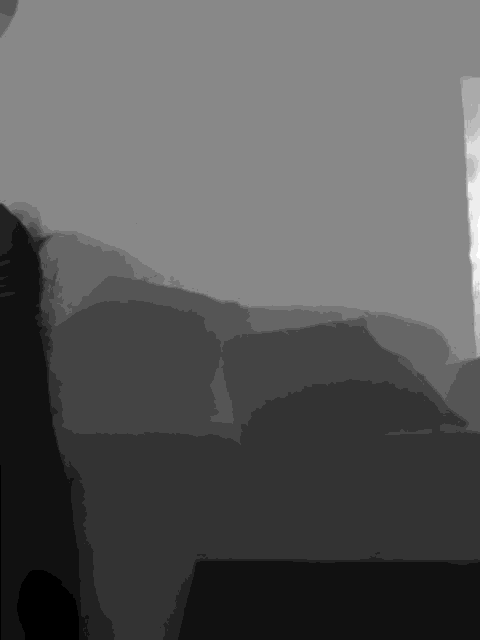
#> input picture notebooks/depth00001.png, 480 x 640 px, given in place of output.mov, which was not available
$ jupyter execute --allow-errors .ipynb   (text cells are left out)
#> lines starting #> are read from the running program, lines starting #| are printed output that depends on the picture; pictures that were not available may be replaced by others from this repository, and a replacement may not be noted
[cell 1]
import zlib
import numpy as np
import matplotlib.pyplot as plt
import cv2
from scipy import ndimage
import os, os.path
import json

[cell 2]
depth_path = './tmp/Depth'

# Depth data parameters
w = 640
h = 480

#> (a cell that did not finish here is left out)

#> (a cell that did not finish here is left out)

#> (a cell that did not finish here is left out)

#> (a cell that did not finish here is left out)

#> (a cell that did not finish here is left out)

[cell 8]
# FPS = 25 # TODO: figure out the correct fps
# fourcc = cv2.VideoWriter_fourcc(*'mpv4')
# out = cv2.VideoWriter('./depth_video.mp4',fourcc, FPS, (h,w))
depthPath = "./depth/"
imgpath = "./image/"

#> (the rest of this cell did not finish here and is left out)

#> (a cell that did not finish here is left out)

[cell 10]
vidcap = cv2.VideoCapture('output.mov')
success,image = vidcap.read()
#> image is the input picture: shape (640, 480, 3); min 0, max 15, mean 5.21
i = 1
while success:
    pixels = cv2.resize(image, dsize=(640, 480), interpolation=cv2.INTER_CUBIC)
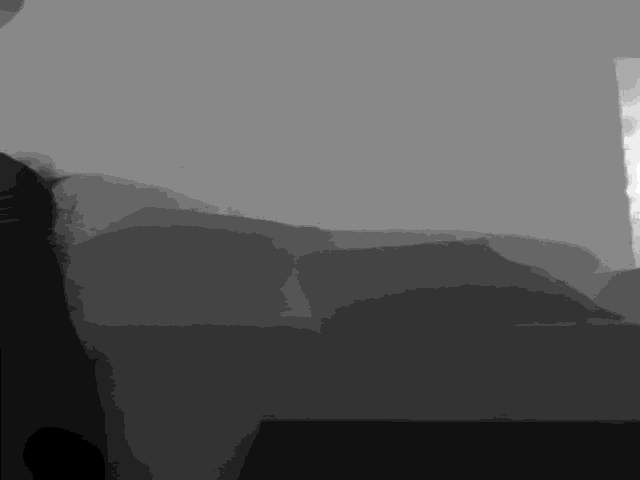
#> pixels: shape (480, 640, 3); min 0, max 15, mean 5.22; drawn with min black and max white
    cv2.imwrite("./image/image"+str(i).zfill(5) + ".png", np.rot90(pixels, axes = (1,0)))     # save frame as PNG file
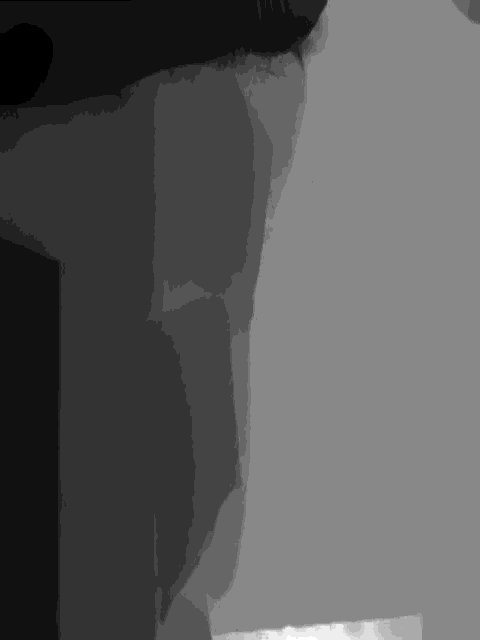
#> saved as image00001.png: shape (640, 480, 3); min 0, max 15, mean 5.22; drawn with min black and max white
    success,image = vidcap.read()
    i += 1

$ run again, on notebooks/depth00002.png
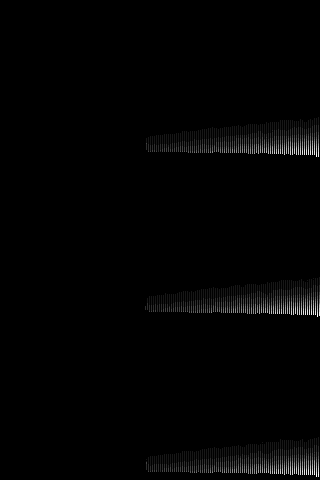
#> input picture notebooks/depth00002.png, 320 x 480 px, given in place of output.mov, which was not available
#> image is the input picture: shape (480, 320, 3); min 0, max 11, mean 0.137
#> `pixels = cv2.resize(image, dsize=(640, 480), interpolation=cv2.INTER_C..`:
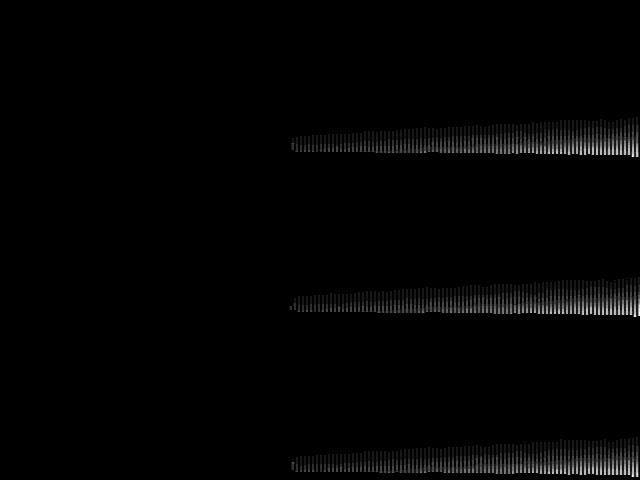
#> pixels: shape (480, 640, 3); min 0, max 11, mean 0.138; drawn with min black and max white
#> `cv2.imwrite("./image/image"+str(i).zfill(5) + ".png", np.rot90(pixels,..`:
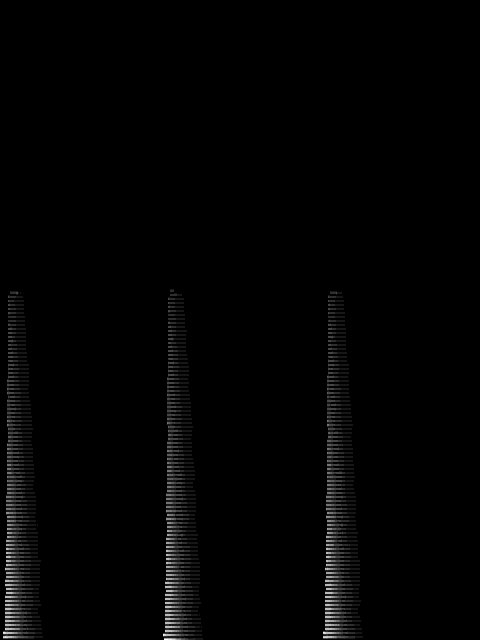
#> saved as image00001.png: shape (640, 480, 3); min 0, max 11, mean 0.138; drawn with min black and max white

$ run again, on notebooks/depth00668.png
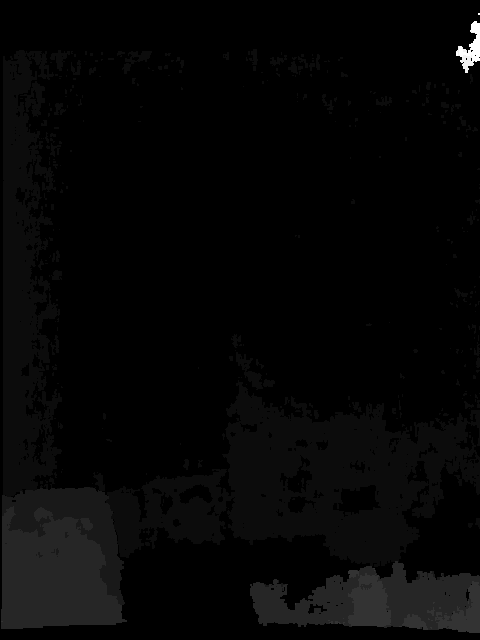
#> input picture notebooks/depth00668.png, 480 x 640 px, given in place of output.mov, which was not available
#> image is the input picture: shape (640, 480, 3); min 0, max 20, mean 0.459
#> `pixels = cv2.resize(image, dsize=(640, 480), interpolation=cv2.INTER_C..`:
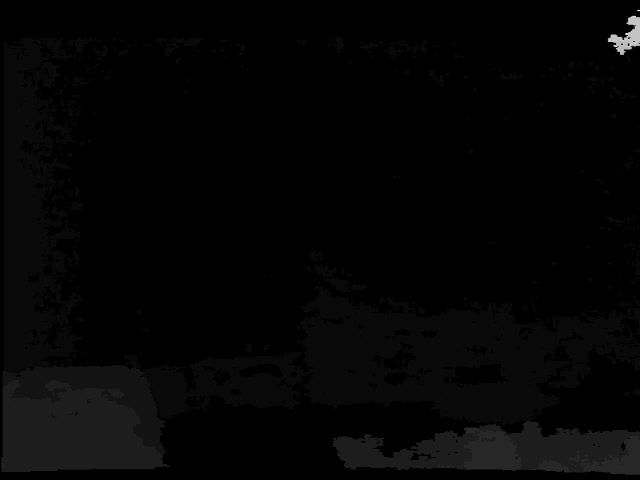
#> pixels: shape (480, 640, 3); min 0, max 26, mean 0.5; drawn with min black and max white
#> `cv2.imwrite("./image/image"+str(i).zfill(5) + ".png", np.rot90(pixels,..`:
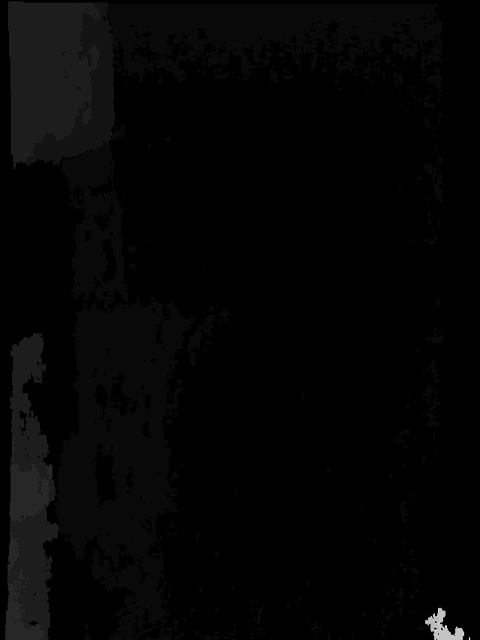
#> saved as image00001.png: shape (640, 480, 3); min 0, max 26, mean 0.5; drawn with min black and max white
